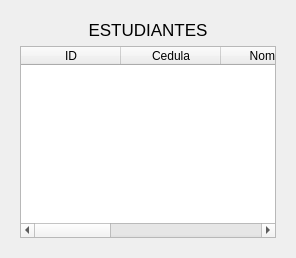
               <widget class="QWidget" name="estudiantesPagina">
                <layout class="QHBoxLayout" name="horizontalLayout_14">
                 <item>
                  <widget class="QWidget" name="widget_2" native="true">
                   <layout class="QVBoxLayout" name="verticalLayout_19">
                    <item>
                     <widget class="QLabel" name="label_11">
                      <property name="font">
                       <font>
                        <pointsize>13</pointsize>
                       </font>
                      </property>
                      <property name="text">
                       <string>ESTUDIANTES</string>
                      </property>
                      <property name="alignment">
                       <set>Qt::AlignCenter</set>
                      </property>
                     </widget>
                    </item>
                    <item>
                     <widget class="QTableWidget" name="tableWidget">
                      <property name="sizePolicy">
                       <sizepolicy hsizetype="Expanding" vsizetype="Expanding">
                        <horstretch>0</horstretch>
                        <verstretch>0</verstretch>
                       </sizepolicy>
                      </property>
                      <property name="font">
                       <font>
                        <pointsize>9</pointsize>
                       </font>
                      </property>
                      <property name="selectionMode">
                       <enum>QAbstractItemView::ExtendedSelection</enum>
                      </property>
                      <property name="showGrid">
                       <bool>true</bool>
                      </property>
                      <column>
                       <property name="text">
                        <string>ID</string>
                       </property>
                      </column>
                      <column>
                       <property name="text">
                        <string>Cedula</string>
                       </property>
                      </column>
                      <column>
                       <property name="text">
                        <string>Nombre</string>
                       </property>
                      </column>
                      <column>
                       <property name="text">
                        <string>Apellido</string>
                       </property>
                      </column>
                      <column>
                       <property name="text">
                        <string>Telefono</string>
                       </property>
                      </column>
                      <column>
                       <property name="text">
                        <string>Correo</string>
                       </property>
                      </column>
                     </widget>
                    </item>
                   </layout>
                  </widget>
                 </item>
                </layout>
               </widget>
